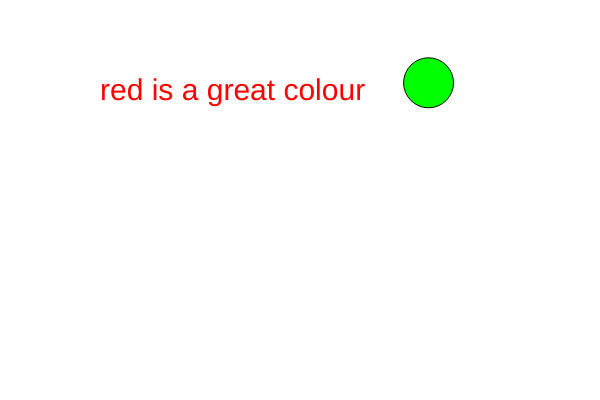
Frame 1 (no input)
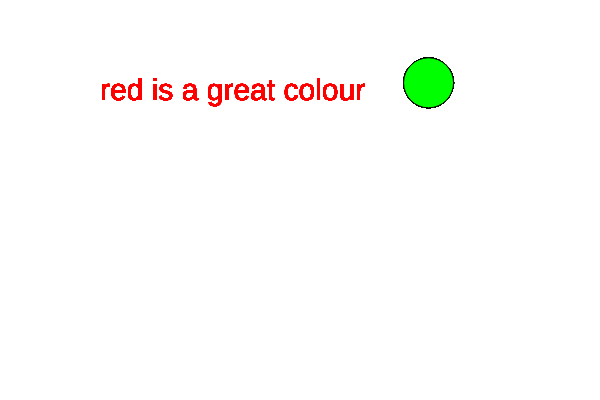
Frame 60 (no input)
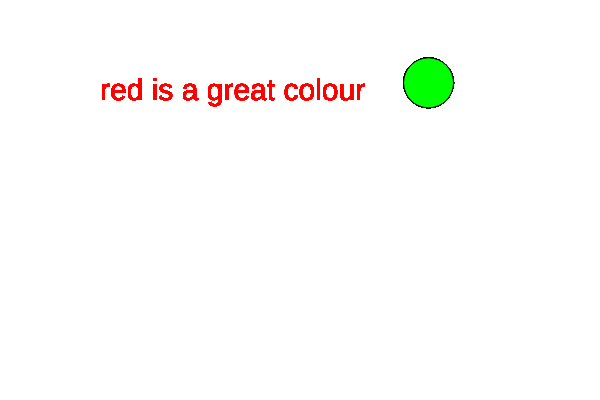
Frame 120 (the mouse pressed at the canvas centre since frame 60)

The p5.js sketch that drew these frames (run headless with seeded random() and noise() and a simulated clock; from frame 60 on, the mouse is pressed at the canvas centre):

// p5.js sketch
// ── sketch.js
let person = 55; 
let cold = false;
let home; 
let kitchen = "red is a great colour"
console.log(home)
let x; 
let y; 

function setup() {
  createCanvas(600, 400);
  let pet = "cat is big fgfgfg fgfgfg"
  x = random(0, 600)
  y = random(0, 400)
}

function draw() {
  //background(220);
  //circle
  fill(0,255,0);
  circle(x, y, 50);
  person = height/2;
  console.log(person)
  // The text
  fill(255,0,0);
  textSize(30);
  text(kitchen, 100, 100)
}


// ── sketch copy.js
let a = "this is ";        
let b = 'my '   
let c = 1 // a number 
let d = " poem"  

let e = "this is ";        
let f = 'my '   
let g = 2 // a number 
let h = " poem"  

let i = "i am";        
let j = ' creating' 


function setup(){
  createCanvas(windowWidth, windowHeight);
  let myText = a+b+c+d; 
  let newText = e+f+g+h;
  let newerText = i+j

	// Combine
  fill(1);
  textSize(width/50);
  textAlign(LEFT, CENTER);
  text(myText, width/2, height/2)
  text(newText, width/4, height/6)
  text(newerText, width/5, height/2)
  text(newText, width/4, height/6); 
}
